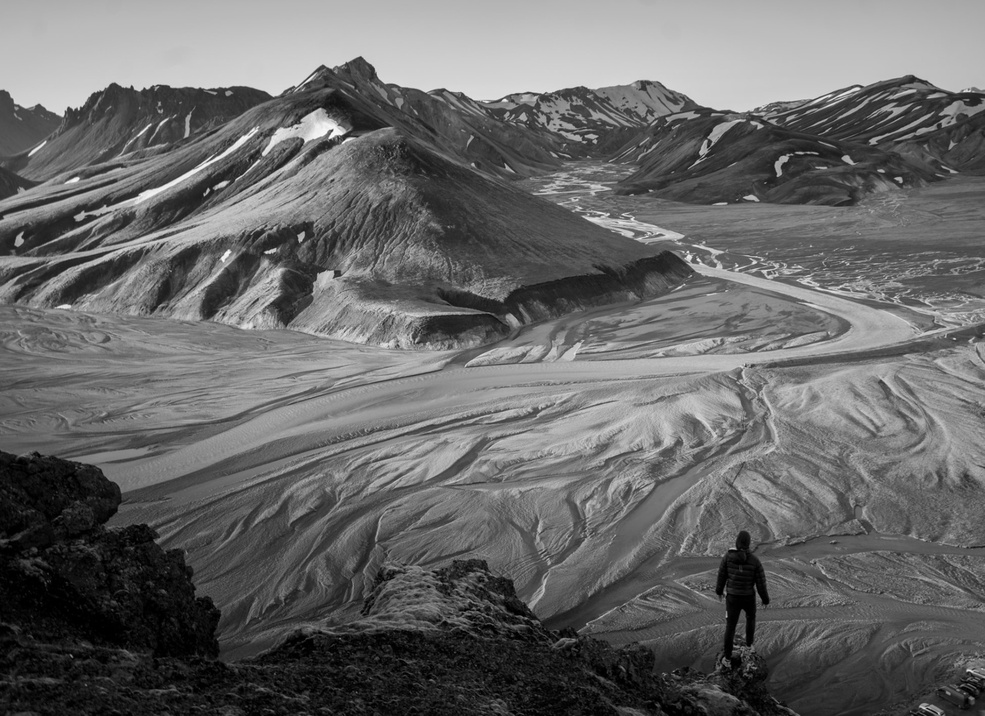
#> input picture HW2/sample1.jpg, 985 x 716 px, shrunk from 1650 x 1200 before the run
$ python hw2.py
#> lines starting #> are read from the running program, lines starting #| are printed output that depends on the picture
import numpy as np
import cv2
import matplotlib.pyplot as plt
import math
import random

## Problem 1-a

### first order
img1 = cv2.imread('sample1.jpg', cv2.IMREAD_GRAYSCALE)
#> img1 is the input picture: shape (716, 985); min 0, max 254, mean 103.8
img1_height = img1.shape[0]
#> img1_height = 716
img1_width = img1.shape[1]
#> img1_width = 985

def first_order_edge(k, src, height, width, threshold):
#> called with k = 1, height = 716, width = 985, threshold = 30
	dst = np.zeros((height, width), dtype = 'uint8')
	row_filter = np.array([[-1, 0, 1], [-1 * k, 0, k], [-1, 0, 1]])
	col_filter = np.array([[-1, -1 * k, -1], [0, 0, 0], [1, k, 1]])
	for i in range (height):
		for j in range (width):
			row_magnitude = 0
			col_magnitude = 0
			for m in range(3):
				for n in range(3):
					if (i + m - 1 >= 0 and i + m - 1 < height and j + n - 1 >= 0 and j + n - 1 < width):
						row_magnitude += int(src[i + m - 1][j + n - 1]) * row_filter[m][n]
						col_magnitude += int(src[i + m - 1][j + n - 1]) * col_filter[m][n]
					else:
						row_magnitude += int(src[i][j]) * row_filter[m][n]
						col_magnitude += int(src[i][j]) * col_filter[m][n]
			magnitude = math.sqrt(math.pow(row_magnitude, 2) + math.pow(col_magnitude, 2))
			if (magnitude > threshold * (k + 2)):
				dst[i][j] = 255
			else:
				dst[i][j] = 0
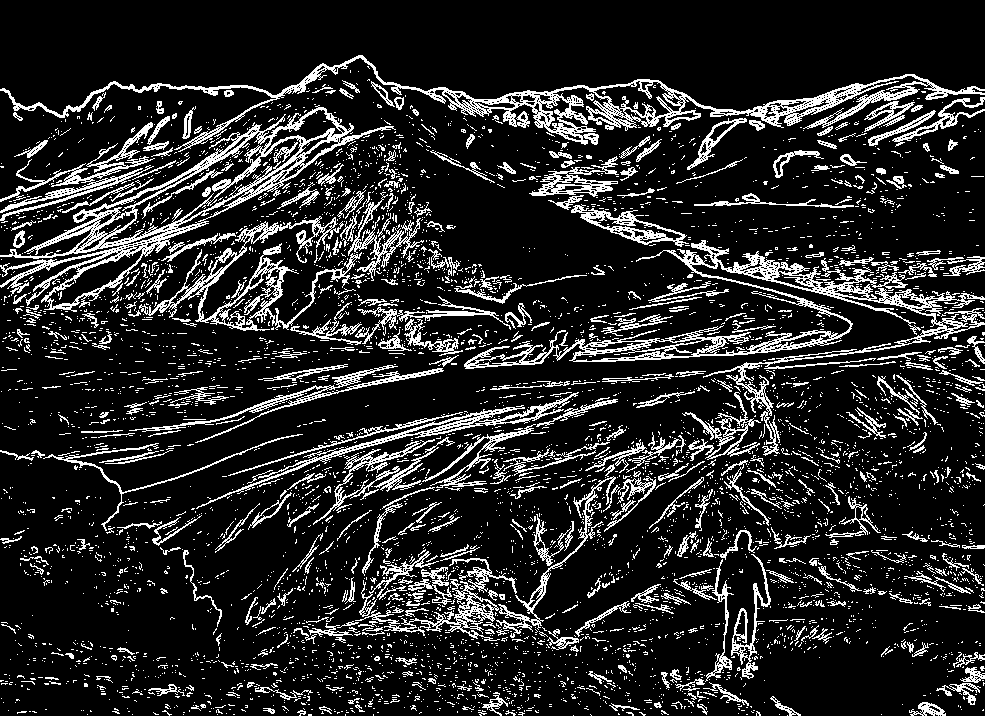
#> dst: shape (716, 985); 15.4% white in thin lines or dots
	return dst
'''
img2 = first_order_edge(1, img1, img1_height, img1_width, 30)
cv2.imwrite("result1_prewitt_30.jpg", img2)
img3 = first_order_edge(1, img1, img1_height, img1_width, 40)
cv2.imwrite("result1_prewitt_40.jpg", img3)
img4 = first_order_edge(1, img1, img1_height, img1_width, 50)
cv2.imwrite("result1_prewitt_50.jpg", img4)
img5 = first_order_edge(2, img1, img1_height, img1_width, 40)
cv2.imwrite("result1_sobel_40.jpg", img5)
img6 = first_order_edge(2, img1, img1_height, img1_width, 50)
cv2.imwrite("result1_sobel_50.jpg", img6)
img7 = first_order_edge(2, img1, img1_height, img1_width, 60)
cv2.imwrite("result1_sobel_60.jpg", img7)
'''
img2 = first_order_edge(1, img1, img1_height, img1_width, 30)
cv2.imwrite("result1.jpg", img2)

### second order
LoG_kernel_9 = np.array([[0, 1, 1, 2, 2, 2, 1, 1, 0],\
						[1, 2, 4, 5, 5, 5, 4, 2, 1],\
						[1, 4, 5, 3, 0, 3, 5, 4, 1],\
						[2, 5, 3, -12, -24, -12, 3, 5, 2],\
						[2, 5, 0, -24, -40, -24, 0, 5, 2],\
						[2, 5, 3, -12, -24, -12, 3, 5, 2],\
						[1, 4, 5, 3, 0, 3, 5, 4, 1],\
						[1, 2, 4, 5, 5, 5, 4, 2, 1],\
						[0, 1, 1, 2, 2, 2, 1, 1, 0]])
LoG_kernel_11 = np.array([	[0, 0, 0, -1, -1, -2, -1, -1, 0, 0, 0],\
						[0, 0, -2, -4, -8, -9, -8, -4, -2, 0, 0],\
						[0, -2, -7, -15, -22, -23, -22, -15, -7, -2, 0],\
						[-1, -4, -15, -24, -14, -1, -14, -24, -15, -4, -1],\
						[-1, -8, -22, -14, 52, 103, 52, -14, -22, -8, -1],\
						[-2, -9, -23, -1, 103, 178, 103, -1, -23, -9, -2],\
						[-1, -8, -22, -14, 52, 103, 52, -14, -22, -8, -1],\
						[-1, -4, -15, -24, -14, -1, -14, -24, -15, -4, -1],\
						[0, -2, -7, -15, -22, -23, -22, -15, -7, -2, 0],\
						[0, 0, -2, -4, -8, -9, -8, -4, -2, 0, 0],\
						[0, 0, 0, -1, -1, -2, -1, -1, 0, 0, 0]])

# [62 lines left out: functions LaplacianofGaussian, zero_cross, not called in this run]
'''
log_9_500 = LaplacianofGaussian(img1, LoG_kernel_9, 9, img1_height, img1_width, 500)
img8 = zero_cross(log_9_500, img1_height, img1_width, 3, 3)
cv2.imwrite("result2_9x9_500.jpg", img8)
log_9_1000 = LaplacianofGaussian(img1, LoG_kernel_9, 9, img1_height, img1_width, 1000)
img9 = zero_cross(log_9_1000, img1_height, img1_width, 3, 3)
cv2.imwrite("result2_9x9_1000.jpg", img9)
log_11_3500 = LaplacianofGaussian(img1, LoG_kernel_11, 11, img1_height, img1_width, 3500)
img10 = zero_cross(log_11_3500, img1_height, img1_width, 3, 3)
cv2.imwrite("result2_11x11_3500.jpg", img10)
log_11_4000 = LaplacianofGaussian(img1, LoG_kernel_11, 11, img1_height, img1_width, 4000)
img11 = zero_cross(log_11_4000, img1_height, img1_width, 3, 3)
cv2.imwrite("result2_11x11_4000.jpg", img11)
'''
#> (the run stopped early here; a loop or call above may not have finished)
